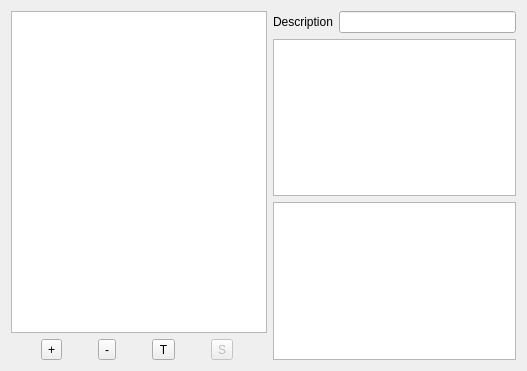
<?xml version="1.0" encoding="UTF-8"?>
<ui version="4.0">
 <class>RemoteMonitorEditorForm</class>
 <widget class="QWidget" name="RemoteMonitorEditorForm">
  <property name="geometry">
   <rect>
    <x>0</x>
    <y>0</y>
    <width>527</width>
    <height>371</height>
   </rect>
  </property>
  <property name="windowTitle">
   <string>Form</string>
  </property>
  <layout class="QHBoxLayout" name="horizontalLayout_3">
   <item>
    <layout class="QVBoxLayout" name="verticalLayout_2">
     <item>
      <widget class="QTableView" name="monitorTable">
       <property name="sizePolicy">
        <sizepolicy hsizetype="Fixed" vsizetype="Expanding">
         <horstretch>0</horstretch>
         <verstretch>0</verstretch>
        </sizepolicy>
       </property>
      </widget>
     </item>
     <item>
      <layout class="QHBoxLayout" name="horizontalLayout">
       <item>
        <widget class="QToolButton" name="addMonitorButton">
         <property name="toolTip">
          <string>Add new monitor</string>
         </property>
         <property name="text">
          <string>+</string>
         </property>
         <property name="icon">
          <iconset resource="../resources.qrc">
           <normaloff>:/icons/images/add-icon.png</normaloff>:/icons/images/add-icon.png</iconset>
         </property>
         <property name="iconSize">
          <size>
           <width>22</width>
           <height>22</height>
          </size>
         </property>
        </widget>
       </item>
       <item>
        <widget class="QToolButton" name="removeMonitorButton">
         <property name="enabled">
          <bool>true</bool>
         </property>
         <property name="toolTip">
          <string>Delete selected monitor</string>
         </property>
         <property name="text">
          <string>-</string>
         </property>
         <property name="icon">
          <iconset resource="../resources.qrc">
           <normaloff>:/icons/images/remove-icon.png</normaloff>:/icons/images/remove-icon.png</iconset>
         </property>
         <property name="iconSize">
          <size>
           <width>22</width>
           <height>22</height>
          </size>
         </property>
        </widget>
       </item>
       <item>
        <widget class="QToolButton" name="testMonitorButton">
         <property name="enabled">
          <bool>true</bool>
         </property>
         <property name="toolTip">
          <string>Launch monitor</string>
         </property>
         <property name="text">
          <string>T</string>
         </property>
         <property name="icon">
          <iconset resource="../resources.qrc">
           <normaloff>:/icons/images/launch.png</normaloff>:/icons/images/launch.png</iconset>
         </property>
         <property name="iconSize">
          <size>
           <width>22</width>
           <height>22</height>
          </size>
         </property>
        </widget>
       </item>
       <item>
        <widget class="QToolButton" name="saveMonitorButton">
         <property name="enabled">
          <bool>false</bool>
         </property>
         <property name="toolTip">
          <string>Save changes</string>
         </property>
         <property name="text">
          <string>S</string>
         </property>
         <property name="icon">
          <iconset resource="../resources.qrc">
           <normaloff>:/icons/images/save-icon.png</normaloff>:/icons/images/save-icon.png</iconset>
         </property>
         <property name="iconSize">
          <size>
           <width>22</width>
           <height>22</height>
          </size>
         </property>
        </widget>
       </item>
      </layout>
     </item>
    </layout>
   </item>
   <item>
    <layout class="QVBoxLayout" name="verticalLayout">
     <item>
      <layout class="QHBoxLayout" name="horizontalLayout_2">
       <item>
        <widget class="QLabel" name="label">
         <property name="text">
          <string>Description</string>
         </property>
        </widget>
       </item>
       <item>
        <widget class="QLineEdit" name="descriptionEdit"/>
       </item>
      </layout>
     </item>
     <item>
      <widget class="QTableView" name="commandTable">
       <property name="selectionMode">
        <enum>QAbstractItemView::MultiSelection</enum>
       </property>
       <attribute name="horizontalHeaderVisible">
        <bool>true</bool>
       </attribute>
       <attribute name="verticalHeaderVisible">
        <bool>false</bool>
       </attribute>
      </widget>
     </item>
     <item>
      <widget class="QTableView" name="displayTable">
       <property name="selectionMode">
        <enum>QAbstractItemView::MultiSelection</enum>
       </property>
       <attribute name="horizontalHeaderVisible">
        <bool>true</bool>
       </attribute>
       <attribute name="verticalHeaderVisible">
        <bool>false</bool>
       </attribute>
      </widget>
     </item>
    </layout>
   </item>
  </layout>
 </widget>
 <resources>
  <include location="../resources.qrc"/>
 </resources>
 <connections/>
</ui>
